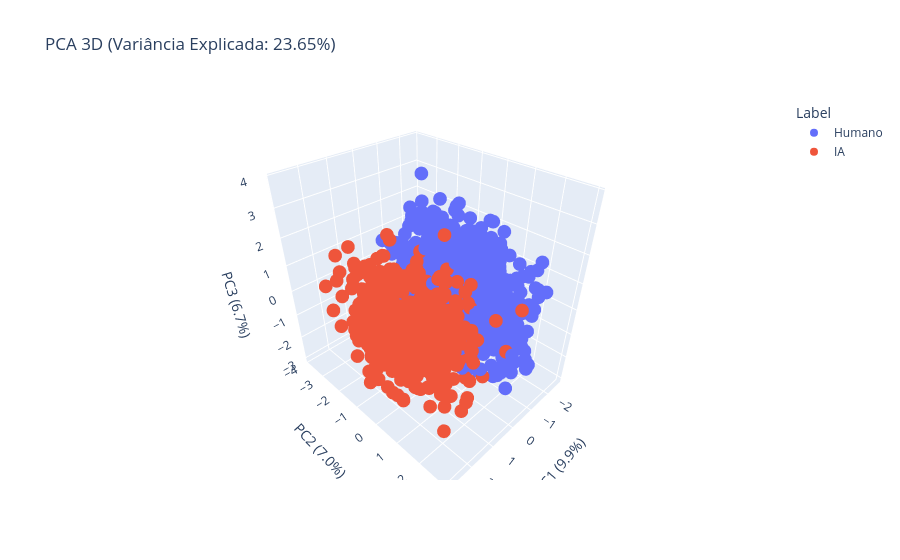

The notebook cell this image was saved under:
### Markdown cell above
<h3>Cálculo do PCA com <b>Três</b> Componentes</h3>

### Code cell
import plotly.express as px

pca = PCA(n_components=3)
X_pca = pca.fit_transform(X_scaled)

df_pca = pd.DataFrame(X_pca, columns=['PC1', 'PC2', 'PC3'])
df_pca['Label'] = y.map({0: 'Humano', 1: 'IA'})

fig = px.scatter_3d(
    df_pca,
    x='PC1',
    y='PC2',
    z='PC3',
    color='Label',
    title=f'PCA 3D (Variância Explicada: {pca.explained_variance_ratio_.sum()*100:.2f}%)',
    labels={
        'PC1': f'PC1 ({pca.explained_variance_ratio_[0]*100:.1f}%)',
        'PC2': f'PC2 ({pca.explained_variance_ratio_[1]*100:.1f}%)',
        'PC3': f'PC3 ({pca.explained_variance_ratio_[2]*100:.1f}%)'
    }
)

fig.show()

### Figure 1 — Plotly figure (JSON) as saved in the notebook; plotly's stock layout.template omitted (floating-point values rounded to 4 significant figures; data arrays with more than 128 entries replaced by an {"elided": "..."} marker saying what was removed)
{"data": [{"hovertemplate": "Label=Humano<br>PC1 (9.9%)=%{x}<br>PC2 (7.0%)=%{y}<br>PC3 (6.7%)=%{z}<extra></extra>", "legendgroup": "Humano", "marker": {"color": "#636efa", "symbol": "circle"}, "mode": "markers", "name": "Humano", "scene": "scene", "showlegend": true, "type": "scatter3d", "x": {"elided": "1389 float values"}, "y": {"elided": "1389 float values"}, "z": {"elided": "1389 float values"}}, {"hovertemplate": "Label=IA<br>PC1 (9.9%)=%{x}<br>PC2 (7.0%)=%{y}<br>PC3 (6.7%)=%{z}<extra></extra>", "legendgroup": "IA", "marker": {"color": "#EF553B", "symbol": "circle"}, "mode": "markers", "name": "IA", "scene": "scene", "showlegend": true, "type": "scatter3d", "x": {"elided": "760 float values"}, "y": {"elided": "760 float values"}, "z": {"elided": "760 float values"}}], "layout": {"legend": {"title": {"text": "Label"}, "tracegroupgap": 0}, "scene": {"domain": {"x": [0, 1], "y": [0, 1]}, "xaxis": {"title": {"text": "PC1 (9.9%)"}}, "yaxis": {"title": {"text": "PC2 (7.0%)"}}, "zaxis": {"title": {"text": "PC3 (6.7%)"}}}, "title": {"text": "PCA 3D (Variância Explicada: 23.65%)"}}}
